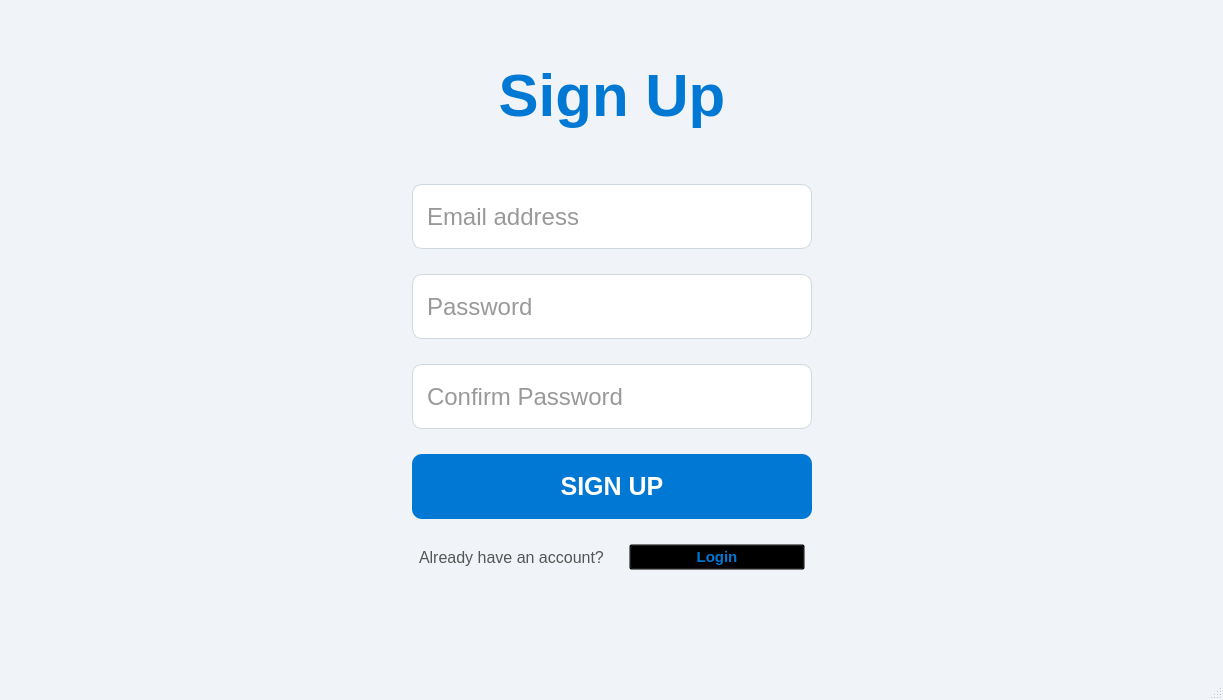
<?xml version="1.0" encoding="UTF-8"?>
<ui version="4.0">
 <class>Dialog</class>
 <widget class="QDialog" name="Dialog">
  <property name="geometry">
   <rect>
    <x>0</x>
    <y>0</y>
    <width>1223</width>
    <height>700</height>
   </rect>
  </property>
  <property name="windowTitle">
   <string>BYS App - Sign Up</string>
  </property>
  <property name="sizeGripEnabled">
   <bool>true</bool>
  </property>
  <property name="styleSheet">
   <string notr="true">
    /* Đồng bộ màu nền xanh xám nhạt */
    QDialog { 
        background-color: #F0F4F8; 
    }
    
    /* Đồng bộ ô nhập liệu: viền mảnh, bo góc 10px, màu chữ #333333 */
    QLineEdit {
        border: 1px solid #CFD8DC;
        border-radius: 10px;
        padding: 12px;
        background-color: #FFFFFF;
        font-size: 18pt;
        color: #333333;
    }
    
    /* Viền xanh đậm khi focus */
    QLineEdit:focus { 
        border: 2px solid #0078D4; 
    }
    
    /* Nút SIGN UP: Xanh doanh nghiệp, bo góc 10px, font 16pt */
    QPushButton#SignUp_button {
        background-color: #0078D4;
        color: white;
        font-size: 19pt;
        font-weight: bold;
        border-radius: 10px;
        min-height: 65px;
    }
    
    /* Hiệu ứng di chuột chuẩn Login */
    QPushButton#SignUp_button:hover {
        background-color: #005A9E;
    }
    
    /* Nút quay lại Login: Xanh đồng bộ, không gạch chân */
    QPushButton#Back_button {
        background-color: transparent;
        color: #0078D4;
        font-size: 11pt;
        font-weight: bold;
    }
   </string>
  </property>
  
  <layout class="QHBoxLayout" name="windowLayout">
   <property name="leftMargin"><number>20</number></property>
   <property name="rightMargin"><number>20</number></property>
   
   <item>
    <spacer name="leftSpacer">
     <property name="orientation"><enum>Qt::Horizontal</enum></property>
     <property name="sizeHint" stdset="0">
      <size><width>100</width><height>20</height></size>
     </property>
    </spacer>
   </item>

   <item>
    <layout class="QVBoxLayout" name="mainLayout">
     <property name="spacing"><number>25</number></property>
     <property name="topMargin"><number>50</number></property>
     <property name="bottomMargin"><number>50</number></property>

     <item>
      <widget class="QLabel" name="Title">
       <property name="styleSheet">
        <string notr="true">font-size: 45pt; font-weight: bold; color: #0078D4; margin-bottom: 30px;</string>
       </property>
       <property name="text"><string>Sign Up</string></property>
       <property name="alignment"><set>Qt::AlignCenter</set></property>
      </widget>
     </item>

     <item>
      <widget class="QLineEdit" name="Email_input">
       <property name="minimumSize">
        <size><width>400</width><height>65</height></size>
       </property>
       <property name="maximumSize">
        <size><width>900</width><height>65</height></size>
       </property>
       <property name="sizePolicy">
        <sizepolicy hsizetype="Expanding" vsizetype="Fixed">
         <horstretch>0</horstretch>
         <verstretch>0</verstretch>
        </sizepolicy>
       </property>
       <property name="placeholderText"><string>Email address</string></property>
      </widget>
     </item>

     <item>
      <widget class="QLineEdit" name="Password_input">
       <property name="minimumSize">
        <size><width>400</width><height>65</height></size>
       </property>
       <property name="maximumSize">
        <size><width>900</width><height>65</height></size>
       </property>
       <property name="sizePolicy">
        <sizepolicy hsizetype="Expanding" vsizetype="Fixed">
         <horstretch>0</horstretch>
         <verstretch>0</verstretch>
        </sizepolicy>
       </property>
       <property name="echoMode"><enum>QLineEdit::Password</enum></property>
       <property name="placeholderText"><string>Password</string></property>
      </widget>
     </item>

     <item>
      <widget class="QLineEdit" name="Confirm_Password_input">
       <property name="minimumSize">
        <size><width>400</width><height>65</height></size>
       </property>
       <property name="maximumSize">
        <size><width>900</width><height>65</height></size>
       </property>
       <property name="sizePolicy">
        <sizepolicy hsizetype="Expanding" vsizetype="Fixed">
         <horstretch>0</horstretch>
         <verstretch>0</verstretch>
        </sizepolicy>
       </property>
       <property name="echoMode"><enum>QLineEdit::Password</enum></property>
       <property name="placeholderText"><string>Confirm Password</string></property>
      </widget>
     </item>

     <item>
      <widget class="QPushButton" name="SignUp_button">
       <property name="minimumSize">
        <size><width>400</width><height>70</height></size>
       </property>
       <property name="maximumSize">
        <size><width>900</width><height>70</height></size>
       </property>
       <property name="sizePolicy">
        <sizepolicy hsizetype="Expanding" vsizetype="Fixed">
         <horstretch>0</horstretch>
         <verstretch>0</verstretch>
        </sizepolicy>
       </property>
       <property name="text"><string>SIGN UP</string></property>
       <property name="cursor"><cursorShape>PointingHandCursor</cursorShape></property>
      </widget>
     </item>

     <item>
      <layout class="QHBoxLayout" name="footerLayout">
       <item>
        <spacer name="footerLeftSpacer">
         <property name="orientation"><enum>Qt::Horizontal</enum></property>
        </spacer>
       </item>
       <item>
        <widget class="QLabel" name="label">
         <property name="styleSheet"><string notr="true">font-size: 12pt; color: #555555;</string></property>
         <property name="text"><string>Already have an account?</string></property>
        </widget>
       </item>
       <item>
        <widget class="QPushButton" name="Back_button">
         <property name="text"><string>Login</string></property>
         <property name="cursor"><cursorShape>PointingHandCursor</cursorShape></property>
        </widget>
       </item>
       <item>
        <spacer name="footerRightSpacer">
         <property name="orientation"><enum>Qt::Horizontal</enum></property>
        </spacer>
       </item>
      </layout>
     </item>

     <item>
      <widget class="QLabel" name="error_label">
       <property name="styleSheet"><string notr="true">color: #ff4d4d; font-size: 11pt;</string></property>
       <property name="text"><string/></property>
       <property name="alignment"><set>Qt::AlignCenter</set></property>
      </widget>
     </item>

     <item>
      <spacer name="verticalSpacer">
       <property name="orientation"><enum>Qt::Vertical</enum></property>
       <property name="sizeHint" stdset="0">
        <size><width>20</width><height>40</height></size>
       </property>
      </spacer>
     </item>
    </layout>
   </item>

   <item>
    <spacer name="rightSpacer">
     <property name="orientation"><enum>Qt::Horizontal</enum></property>
     <property name="sizeHint" stdset="0">
      <size><width>100</width><height>20</height></size>
     </property>
    </spacer>
   </item>
  </layout>
 </widget>
</ui>
